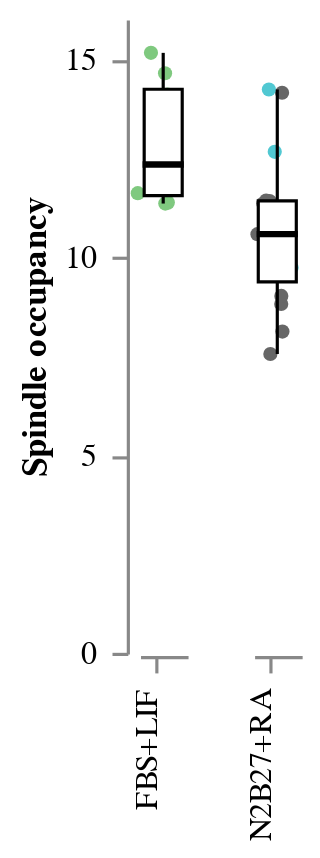

The cell this chart's notebook holds for it:
### Code cell
print(df.groupby("Condition").Spindle_Occupancy.mean())

STRIP_SSR = stripbox(
    data = df, 
    x = "Condition", 
    y = "Spindle_Occupancy", 
    y_title = "Spindle occupancy", 
    colour = "Experiment"
)
STRIP_SSR
